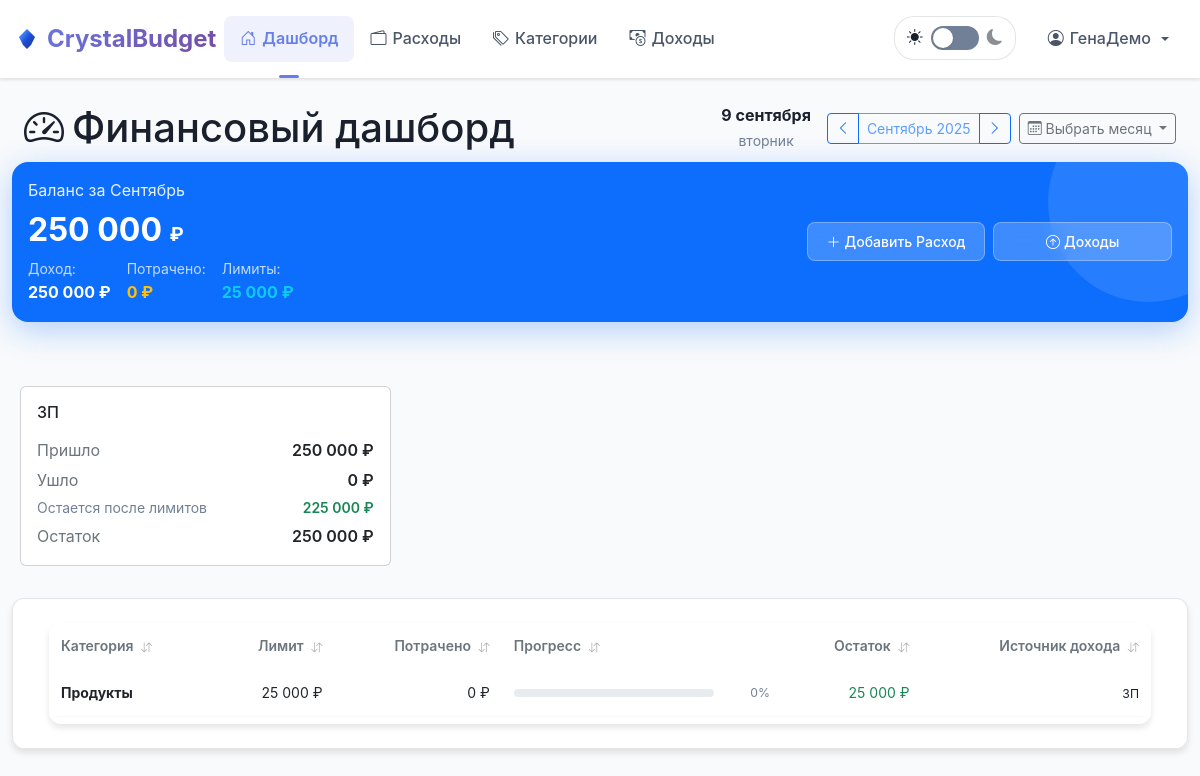
The page /dashboard (signed in) on the database as committed earlier.
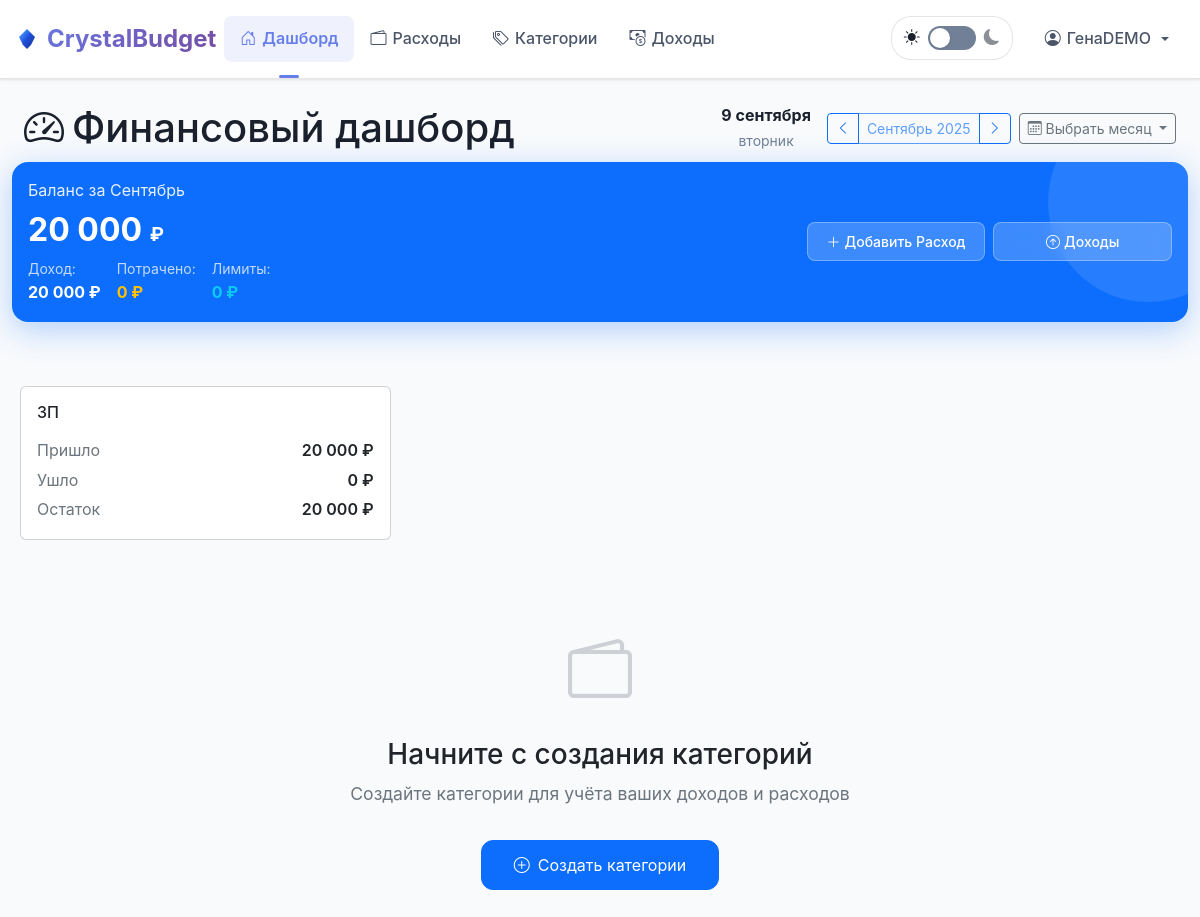
The same page on the database as committed later.
### tables this page shows
CREATE TABLE income_sources (
            id INTEGER PRIMARY KEY AUTOINCREMENT,
            name TEXT NOT NULL,
            is_default BOOLEAN DEFAULT 0,
            user_id INTEGER NOT NULL,
            created_at TIMESTAMP DEFAULT CURRENT_TIMESTAMP,
            FOREIGN KEY (user_id) REFERENCES users (id) ON DELETE CASCADE
        );

CREATE TABLE categories (
            id INTEGER PRIMARY KEY AUTOINCREMENT,
            name TEXT NOT NULL,
            limit_type TEXT CHECK(limit_type IN ('fixed', 'percent')) DEFAULT 'fixed',
            value DECIMAL(10,2) NOT NULL,
            category_type TEXT DEFAULT 'expense' CHECK(category_type IN ('expense','income')),
            user_id INTEGER NOT NULL,
            created_at TIMESTAMP DEFAULT CURRENT_TIMESTAMP,
            FOREIGN KEY (user_id) REFERENCES users (id) ON DELETE CASCADE,
            UNIQUE(name, user_id, category_type)
        );

### app.py (the view)
@app.route("/dashboard")
@login_required
def dashboard():
    month = request.args.get("month") or datetime.now().strftime("%Y-%m")
    conn = get_db()
    uid = session["user_id"]
    try:
        current_date = datetime.strptime(month, "%Y-%m")
        prev_month = (current_date.replace(day=1) - timedelta(days=1)).strftime("%Y-%m")
        next_month = (current_date.replace(day=28) + timedelta(days=4)).replace(day=1).strftime("%Y-%m")
        current_month_name = current_date.strftime("%B %Y")
        month_names_ru = {
            "January": "Январь", "February": "Февраль", "March": "Март", "April": "Апрель",
            "May": "Май", "June": "Июнь", "July": "Июль", "August": "Август",
            "September": "Сентябрь", "October": "Октябрь", "November": "Ноябрь", "December": "Декабрь"
        }
        eng_month_name = current_date.strftime("%B")
        current_month_name = f"{month_names_ru.get(eng_month_name, eng_month_name)} {current_date.year}"
        month_names = ["Январь", "Февраль", "Март", "Апрель", "Май", "Июнь",
                       "Июль", "Август", "Сентябрь", "Октябрь", "Ноябрь", "Декабрь"]
    except ValueError:
        month = datetime.now().strftime("%Y-%m")
        current_date = datetime.now()
        prev_month = (current_date.replace(day=1) - timedelta(days=1)).strftime("%Y-%m")
        next_month = (current_date.replace(day=28) + timedelta(days=4)).replace(day=1).strftime("%Y-%m")
        current_month_name = "Текущий месяц"
        month_names = ["Январь", "Февраль", "Март", "Апрель", "Май", "Июнь",
                       "Июль", "Август", "Сентябрь", "Октябрь", "Ноябрь", "Декабрь"]
    categories = conn.execute(
        "SELECT * FROM categories WHERE user_id=? ORDER BY name", (uid,)
    ).fetchall()
    income_sum = conn.execute(
        """
        SELECT COALESCE(SUM(amount), 0)
        FROM income_daily
        WHERE user_id = ? AND strftime('%Y-%m', date) = ?
        """,
        (uid, month),
    ).fetchone()[0]
    expenses_rows = conn.execute(
        """
        SELECT e.id, e.date, e.amount, e.note, c.name as category_name
        FROM expenses e
        JOIN categories c ON c.id = e.category_id
        WHERE e.user_id = ? AND e.month = ?
        ORDER BY e.date DESC, e.id DESC
        """,
        (uid, month),
    ).fetchall()
    spent_by_cat = conn.execute(
        """
        SELECT c.id, c.name, COALESCE(SUM(e.amount), 0) as spent
        FROM categories c
        LEFT JOIN expenses e ON e.category_id = c.id AND e.user_id = c.user_id AND e.month = ?
        WHERE c.user_id = ?
        GROUP BY c.id, c.name
        """,
        (month, uid),
    ).fetchall()
    rule_rows = conn.execute(
        "SELECT category_id, source_id FROM source_category_rules WHERE user_id=?",
        (uid,),
    ).fetchall()
    rule_map = {r["category_id"]: r["source_id"] for r in rule_rows}
    sources = conn.execute(
        "SELECT id, name FROM income_sources WHERE user_id=? ORDER BY name", (uid,)
    ).fetchall()
    income_by_source = {
        s["id"]: conn.execute(
            """
            SELECT COALESCE(SUM(amount),0) FROM income_daily
            WHERE user_id=? AND source_id=? AND strftime('%Y-%m', date)=?
            """,
            (uid, s["id"], month),
        ).fetchone()[0]
        for s in sources
    }
    limits = conn.execute(
        "SELECT id, name, limit_type, value FROM categories WHERE user_id=?",
        (uid,),
    ).fetchall()
    data = []
    for row in limits:
        cat_id = row["id"]
        limit_val = 0.0
        if row["limit_type"] == "fixed":
            limit_val = float(row["value"])
        else:  # percent
            source_id = rule_map.get(cat_id)
            if source_id and source_id in income_by_source:
                source_income = float(income_by_source[source_id])
                limit_val = source_income * float(row["value"]) / 100.0
            else:
                limit_val = float(income_sum) * float(row["value"]) / 100.0
        spent = 0.0
        for s in spent_by_cat:
            if s["id"] == cat_id:
                spent = float(s["spent"])
                break
        source_id = rule_map.get(cat_id)
        source_name = None
        if source_id:
            for s in sources:
                if s["id"] == source_id:
                    source_name = s["name"]
                    break
        data.append(
            dict(category_name=row["name"], limit=limit_val, spent=spent, id=cat_id, source_name=source_name)
        )
    expense_by_source = {s["id"]: 0.0 for s in sources}
    limits_by_source = {s["id"]: 0.0 for s in sources}
    for cat in limits:
        cat_id = cat["id"]
        src_id = rule_map.get(cat_id)
        if not src_id:
            continue
        spent_val = conn.execute(
            """
            SELECT COALESCE(SUM(amount),0) FROM expenses
            WHERE user_id=? AND month=? AND category_id=?
            """,
            (uid, month, cat_id),
        ).fetchone()[0]
        expense_by_source[src_id] += float(spent_val)
        if cat["limit_type"] == "fixed":
            limit_val = float(cat["value"])
        else:  # percent
            source_income = float(income_by_source.get(src_id, 0))
            limit_val = source_income * float(cat["value"]) / 100.0
        limits_by_source[src_id] += limit_val
    source_balances = []
    for s in sources:
        sid = s["id"]
        inc = float(income_by_source.get(sid, 0.0))
        sp = float(expense_by_source.get(sid, 0.0))
        limits_total = float(limits_by_source.get(sid, 0.0))
        remaining_after_limits = inc - limits_total  # остается после всех запланированных лимитов
        source_balances.append(
            dict(source_id=sid, source_name=s["name"], income=inc, spent=sp,
                 rest=inc - sp, limits_total=limits_total, remaining_after_limits=remaining_after_limits)
        )
    conn.close()
    today = datetime.now().strftime("%Y-%m-%d")
    return render_template(
        "dashboard.html",
        categories=categories,
        expenses=expenses_rows,
        budget_data=data,
        income=income_sum,
        current_month=month,
        current_month_name=current_month_name,
        prev_month=prev_month,
        next_month=next_month,
        month_names=month_names,
        today=today,
        source_balances=source_balances,
        sources=sources,
    )

### templates/dashboard.html (shortened to what this page needs)
{% extends "base.html" %}
{% block content %}
<div class="row align-items-center justify-content-between header-row mb-4">
  <div class="col-auto">
    <h1 class="m-0 d-flex align-items-center gap-2">
      <i class="bi bi-speedometer2"></i> Финансовый дашборд
    </h1>
  </div>
  <div class="col-12 col-md-auto">
    <div class="d-flex align-items-center justify-content-between flex-wrap gap-3">
      <div class="text-center">
        <div class="fw-bold text-primary" id="current-date-display"></div>
        <small class="text-muted" id="current-day-display"></small>
      </div>
      <div class="d-flex align-items-center gap-2">
        <div class="btn-group" role="group">
          <a href="?month={{ prev_month }}" class="btn btn-outline-primary btn-sm">
            <i class="bi bi-chevron-left"></i>
          </a>
          <span class="btn btn-outline-primary btn-sm disabled d-none d-sm-inline" style="min-width: 120px;">
            {{ current_month_name }}
          </span>
          <a href="?month={{ next_month }}" class="btn btn-outline-primary btn-sm">
            <i class="bi bi-chevron-right"></i>
          </a>
        </div>
        <div class="dropdown">
          <button class="btn btn-sm btn-outline-secondary dropdown-toggle" type="button" data-bs-toggle="dropdown">
            <span class="d-none d-md-inline"><i class="bi bi-calendar3"></i> Выбрать месяц</span>
          </button>
      </div>
    </div>
  </div>
</div>
<div class="balance-hero p-3 mb-4">
  <div class="row align-items-center">
    <div class="col-md-8">
      <div class="balance-label">Баланс за {{ current_month_name.split()[0] }}</div>
      {% set total_spent = budget_data|map(attribute='spent')|sum %}
      <h2 class="balance-amount mb-2">{{ (income - total_spent)|format_amount }} <small style="font-size:0.6em">₽</small></h2>
      <div class="d-flex gap-3 flex-wrap">
        <div>
          <small class="d-block opacity-75">Доход:</small>
          <strong>{{ income|format_amount }} ₽</strong>
        </div>
        <div>
          <small class="d-block opacity-75">Потрачено:</small>
          <strong class="text-warning">{{ total_spent|format_amount }} ₽</strong>
        </div>
        <div class="d-none d-md-block">
          <small class="d-block opacity-75">Лимиты:</small>
          <strong class="text-info">{{ budget_data|map(attribute='limit')|sum|format_amount }} ₽</strong>
        </div>
      </div>
    </div>
    <div class="col-md-4 text-md-end mt-3 mt-md-0">
      <div class="balance-actions">
        <button type="button" class="btn btn-balance" data-bs-toggle="modal" data-bs-target="#expenseModal">
          <i class="bi bi-plus-lg me-1"></i><span class="d-none d-lg-inline">Добавить </span>Расход
        </button>
        <button type="button" class="btn btn-balance" data-bs-toggle="modal" data-bs-target="#incomeModal">
          <i class="bi bi-arrow-up-circle me-1"></i>Доходы
        </button>
      </div>
    </div>
  </div>
</div>
{% if source_balances and source_balances|length > 0 %}
<div class="row g-3 mb-4">
  {% for s in source_balances %}
  <div class="col-12 col-sm-6 col-lg-4">
    <div class="card source-card">
      <div class="card-body">
        <h6 class="mb-3">{{ s.source_name }}</h6>
        <div class="d-flex justify-content-between mb-1"><span class="k">Пришло</span><span class="v currency">{{ s.income|format_amount }} <span class="currency-display">{{ currency_symbol|default("₽") }}</span></span></div>
        <div class="d-flex justify-content-between mb-1"><span class="k">Ушло</span><span class="v currency">{{ s.spent|format_amount }} <span class="currency-display">{{ currency_symbol|default("₽") }}</span></span></div>
        {% if s.limits_total > 0 %}
        <div class="d-flex justify-content-between mb-1">
          <span class="k text-muted small">Остается после лимитов</span>
          <span class="v currency small {% if s.remaining_after_limits < 0 %}text-danger{% else %}text-success{% endif %}">{{ s.remaining_after_limits|format_amount }} <span class="currency-display">{{ currency_symbol|default("₽") }}</span></span>
        </div>
        {% endif %}
        <div class="d-flex justify-content-between">
          <span class="k">Остаток</span>
          <span class="v currency {% if s.rest < 0 %}text-danger{% endif %}">{{ s.rest|format_amount }} <span class="currency-display">{{ currency_symbol|default("₽") }}</span></span>
        </div>
      </div>
    </div>
  </div>
  {% endfor %}
</div>
{% endif %}
{% if budget_data %}
<div class="d-none d-md-block modern-card">
  <div class="card-body table-wrap">
    <table class="table-modern w-100" id="categoriesTable">
      <thead>
        <tr>
          <th class="sortable" data-sort="category">
            Категория <i class="bi bi-arrow-down-up ms-1 sort-icon"></i>
          </th>
          <th class="text-end sortable hide-mobile" data-sort="limit">
            Лимит <i class="bi bi-arrow-down-up ms-1 sort-icon"></i>
          </th>
          <th class="text-end sortable" data-sort="spent">
            <span class="d-none d-md-inline">Потрачено</span>
            <i class="bi bi-arrow-down-up ms-1 sort-icon"></i>
          </th>
          <th class="sortable hide-mobile" data-sort="progress" style="min-width:200px">
            Прогресс <i class="bi bi-arrow-down-up ms-1 sort-icon"></i>
          </th>
          <th class="text-end sortable" data-sort="remaining">
            <span class="d-none d-md-inline">Остаток</span>
            <i class="bi bi-arrow-down-up ms-1 sort-icon"></i>
          </th>
          <th class="text-end sortable mobile-compact" data-sort="source">
            <span class="d-none d-md-inline">Источник дохода</span>
            <i class="bi bi-arrow-down-up ms-1 sort-icon"></i>
          </th>
        </tr>
      </thead>
      <tbody>
        {% for item in budget_data %}
          {% set progress_percent = (item.limit > 0 and (item.spent / item.limit * 100) or 0) | round(1) %}
          {% set rest = item.limit - item.spent %}
          {% set status_order = 3 if item.spent > item.limit else (2 if item.limit > 0 and (item.spent / item.limit) > 0.8 else 1) %}
          <tr data-category="{{ item.category_name }}"
              data-limit="{{ item.limit }}"
              data-spent="{{ item.spent }}"
              data-progress="{{ progress_percent }}"
              data-remaining="{{ rest }}"
              data-status="{{ status_order }}"
              data-source="{{ item.source_name or 'Не привязано' }}">
            <td class="cell-title">
              {{ item.category_name }}
            </td>
            <td class="text-end currency hide-mobile">{{ item.limit|format_amount }} <span class="currency-display">{{ currency_symbol|default("₽") }}</span></td>
            <td class="text-end currency {{ 'text-danger' if item.spent > item.limit else '' }}">
              {{ item.spent|format_amount }} <span class="currency-display">{{ currency_symbol|default("₽") }}</span>
            </td>
            <td class="hide-mobile">
              <div class="d-flex align-items-center gap-2">
                <div class="flex-grow-1">
                  <div class="progress">
                  </div>
                </div>
                <small class="text-muted" style="width:48px;text-align:right;">{{ progress_percent }}%</small>
              </div>
            </td>
            <td class="text-end currency {{ 'text-danger' if rest < 0 else 'text-success' }}">{{ rest|format_amount }} <span class="currency-display">{{ currency_symbol|default("₽") }}</span></td>
            <td class="text-end mobile-compact">
              {% if item.source_name %}
                <span class="d-none d-md-inline text-primary small">{{ item.source_name }}</span>
              {% else %}
                <span class="text-muted small">
                  <span class="d-none d-md-inline">Не привязано</span>
                  <span class="d-md-none">—</span>
                </span>
              {% endif %}
            </td>
          </tr>
        {% endfor %}
      </tbody>
    </table>
  </div>
</div>
{% else %}
<div class="empty-state">
  <div class="empty-state-icon">
    <i class="bi bi-wallet2"></i>
  </div>
  <h3>Начните с создания категорий</h3>
  <p>Создайте категории для учёта ваших доходов и расходов</p>
  <a href="{{ url_for('categories') }}" class="btn btn-primary btn-lg">
    <i class="bi bi-plus-circle me-2"></i>Создать категории
  </a>
</div>
{% endif %}
{% endblock %}

Rows that differ between the two databases and show on the page:
removed categories: category_name "Продукты"
shown differently, row unchanged: income_sources "ЗП": income "250 000" → "20 000"; rest "250 000" → "20 000"; remaining_after_limits "225 000" → (not shown); currency_symbol "₽" → (not shown)
Other text that changed with them:
{{ session.name or session.email }}: "ГенаДемо" → "ГенаDEMO"
{{ (income - total_spent)|format_amount }}: "250 000" → "20 000"
{{ income|format_amount }}: "250 000" → "20 000"
{{ budget_data|map(attribute='limit')|sum|format_amount }}: "25 000" → "0"
text no longer shown: "Категория Лимит Потрачено Прогресс Остаток Источник дохода"
text now shown: "Начните с создания категорий Создайте категории для учёта ваших доходов и расходов Создать категории"
list line gone: "25 000 ₽ 0 ₽ 0 % 25 000 ₽"
list line gone: "ЗП"
